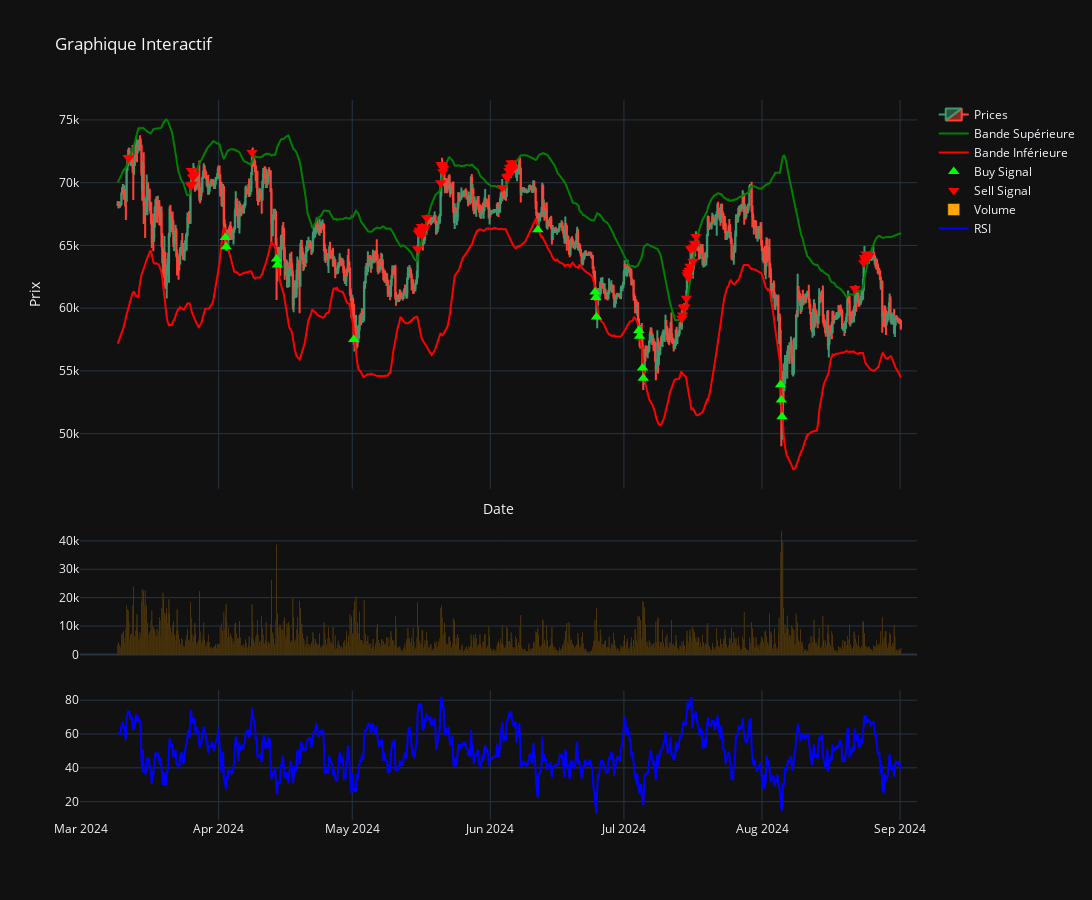

Here is the notebook cell this chart was saved with:
### Code cell
# Créer une figure avec 3 lignes (Prix, volume, RSI)
fig = make_subplots(rows=3, cols=1, shared_xaxes=True, 
                    row_heights=[0.6, 0.2, 0.2],  # Ajuster les proportions de hauteur pour chaque sous-graphique
                    vertical_spacing=0.05)        # Espacement entre les graphiques

# Ajouter le graphique en bougies dans la première ligne
fig.add_trace(go.Candlestick(x=df.index,
                             open=df['open'],
                             high=df['high'],
                             low=df['low'],
                             close=df['close'],
                             name='Prices'), row=1, col=1)

# Ajouter les bandes de Bollinger (supérieure et inférieure) dans la première ligne
fig.add_trace(go.Scatter(x=df.index, y=df['Upper_Band'], mode='lines', name='Bande Supérieure', line=dict(color='green')), row=1, col=1)
fig.add_trace(go.Scatter(x=df.index, y=df['Lower_Band'], mode='lines', name='Bande Inférieure', line=dict(color='red')), row=1, col=1)

# Ajouter les signaux d'achat et de vente
buy_signals = df[df['Signal'] == 1]
sell_signals = df[df['Signal'] == -1]

fig.add_trace(go.Scatter(x=buy_signals.index, y=buy_signals['close'], mode='markers', name='Buy Signal', 
                         marker=dict(symbol='triangle-up', color='lime', size=10)), row=1, col=1)

fig.add_trace(go.Scatter(x=sell_signals.index, y=sell_signals['close'], mode='markers', name='Sell Signal', 
                         marker=dict(symbol='triangle-down', color='red', size=10)), row=1, col=1)

# Ajouter le volume dans la deuxième ligne
fig.add_trace(go.Bar(x=df.index, y=df['volume'], name='Volume', marker_color='orange'), row=2, col=1)

# Ajouter le RSI dans la troisième ligne
fig.add_trace(go.Scatter(x=df.index, y=df['RSI_14'], mode='lines', name='RSI', line=dict(color='blue')), row=3, col=1)


# Personnaliser la mise en page pour le thème sombre
fig.update_layout(
    title="Graphique Interactif",
    xaxis_title="Date",
    yaxis_title="Prix",
    template='plotly_dark',  # Thème sombre
    xaxis_rangeslider_visible=False,  # Cacher le sélecteur de plage si non nécessaire
    width=1500,  # Définir la largeur de la figure
    height=900   # Définir la hauteur de la figure
)

fig.show()

### Figure 1 — Plotly figure (JSON) as saved in the notebook; plotly's stock layout.template omitted (floating-point values rounded to 4 significant figures; data arrays with more than 128 entries replaced by an {"elided": "..."} marker saying what was removed)
{"data": [{"close": {"elided": "1056 float values"}, "high": {"elided": "1056 float values"}, "low": {"elided": "1056 float values"}, "name": "Prices", "open": {"elided": "1056 float values"}, "type": "candlestick", "x": {"elided": "1056 str values"}, "xaxis": "x", "yaxis": "y"}, {"line": {"color": "green"}, "mode": "lines", "name": "Bande Supérieure", "type": "scatter", "x": {"elided": "1056 str values"}, "xaxis": "x", "y": {"elided": "1056 float values"}, "yaxis": "y"}, {"line": {"color": "red"}, "mode": "lines", "name": "Bande Inférieure", "type": "scatter", "x": {"elided": "1056 str values"}, "xaxis": "x", "y": {"elided": "1056 float values"}, "yaxis": "y"}, {"marker": {"color": "lime", "size": 10, "symbol": "triangle-up"}, "mode": "markers", "name": "Buy Signal", "type": "scatter", "x": ["2024-04-02T12:00:00", "2024-04-02T16:00:00", "2024-04-14T00:00:00", "2024-04-14T04:00:00", "2024-05-01T08:00:00", "2024-06-11T16:00:00", "2024-06-24T12:00:00", "2024-06-24T16:00:00", "2024-06-24T20:00:00", "2024-07-04T08:00:00", "2024-07-04T12:00:00", "2024-07-05T04:00:00", "2024-07-05T08:00:00", "2024-08-05T04:00:00", "2024-08-05T08:00:00", "2024-08-05T12:00:00"], "xaxis": "x", "y": [65620.0, 64890, 63920.0, 63440.0, 57500.0, 66240.0, 61290.0, 60840.0, 59310.0, 58220.0, 57760.0, 55230.0, 54420.0, 53890.0, 52670.0, 51340], "yaxis": "y"}, {"marker": {"color": "red", "size": 10, "symbol": "triangle-down"}, "mode": "markers", "name": "Sell Signal", "type": "scatter", "x": ["2024-03-11T16:00:00", "2024-03-11T20:00:00", "2024-03-25T16:00:00", "2024-03-25T20:00:00", "2024-03-26T00:00:00", "2024-03-26T04:00:00", "2024-03-26T08:00:00", "2024-03-26T12:00:00", "2024-04-08T12:00:00", "2024-05-15T16:00:00", "2024-05-15T20:00:00", "2024-05-16T00:00:00", "2024-05-16T04:00:00", "2024-05-16T08:00:00", "2024-05-16T12:00:00", "2024-05-16T16:00:00", "2024-05-17T08:00:00", "2024-05-17T16:00:00", "2024-05-20T20:00:00", "2024-05-21T00:00:00", "2024-05-21T04:00:00", "2024-05-21T08:00:00", "2024-05-21T12:00:00", "2024-06-03T16:00:00", "2024-06-04T16:00:00", "2024-06-04T20:00:00", "2024-06-05T00:00:00", "2024-06-05T04:00:00", "2024-06-05T08:00:00", "2024-06-05T12:00:00", "2024-06-05T16:00:00", "2024-06-05T20:00:00", "2024-06-06T00:00:00", "2024-07-14T00:00:00", "2024-07-14T04:00:00", "2024-07-14T08:00:00", "2024-07-14T12:00:00", "2024-07-14T16:00:00", "2024-07-15T00:00:00", "2024-07-15T04:00:00", "2024-07-15T08:00:00", "2024-07-15T12:00:00", "2024-07-15T16:00:00", "2024-07-15T20:00:00", "2024-07-16T00:00:00", "2024-07-16T04:00:00", "2024-07-16T12:00:00", "2024-07-16T16:00:00", "2024-07-16T20:00:00", "2024-07-17T00:00:00", "2024-07-17T04:00:00", "2024-08-21T20:00:00", "2024-08-23T20:00:00", "2024-08-24T00:00:00", "2024-08-24T04:00:00", "2024-08-24T08:00:00", "2024-08-24T12:00:00", "2024-08-24T16:00:00", "2024-08-24T20:00:00", "2024-08-25T00:00:00"], "xaxis": "x", "y": [72010, 71970, 69790.0, 70960.0, 69880.0, 70420.0, 70490.0, 70690.0, 72404, 64730.0, 66010.0, 66210.0, 65980.0, 66140.0, 66500.0, 65820.0, 66390.0, 67200.0, 70000.0, 71450.0, 71284, 70880.0, 71130, 69620.0, 70445, 70420.0, 70540.0, 70950.0, 71200, 70970.0, 71580, 71280.0, 71108, 59200.0, 59470.0, 60060.0, 60100.0, 60084, 60800.0, 62650.0, 62840.0, 62454, 63026, 63342, 64720.0, 64750.0, 63750.0, 64880.0, 65170.0, 65040.0, 65700.0, 61570, 63630.0, 64040.0, 63830.0, 64315, 63910.0, 63976, 64210.0, 64160.0], "yaxis": "y"}, {"marker": {"color": "orange"}, "name": "Volume", "type": "bar", "x": {"elided": "1056 str values"}, "xaxis": "x2", "y": {"elided": "1056 float values"}, "yaxis": "y2"}, {"line": {"color": "blue"}, "mode": "lines", "name": "RSI", "type": "scatter", "x": {"elided": "1056 str values"}, "xaxis": "x3", "y": {"elided": "1056 float values"}, "yaxis": "y3"}], "layout": {"height": 900, "title": {"text": "Graphique Interactif"}, "width": 1500, "xaxis": {"anchor": "y", "domain": [0, 1], "matches": "x3", "rangeslider": {"visible": false}, "showticklabels": false, "title": {"text": "Date"}}, "xaxis2": {"anchor": "y2", "domain": [0, 1], "matches": "x3", "showticklabels": false}, "xaxis3": {"anchor": "y3", "domain": [0, 1]}, "yaxis": {"anchor": "x", "domain": [0.46, 1], "title": {"text": "Prix"}}, "yaxis2": {"anchor": "x2", "domain": [0.23, 0.41]}, "yaxis3": {"anchor": "x3", "domain": [0, 0.18]}}}
